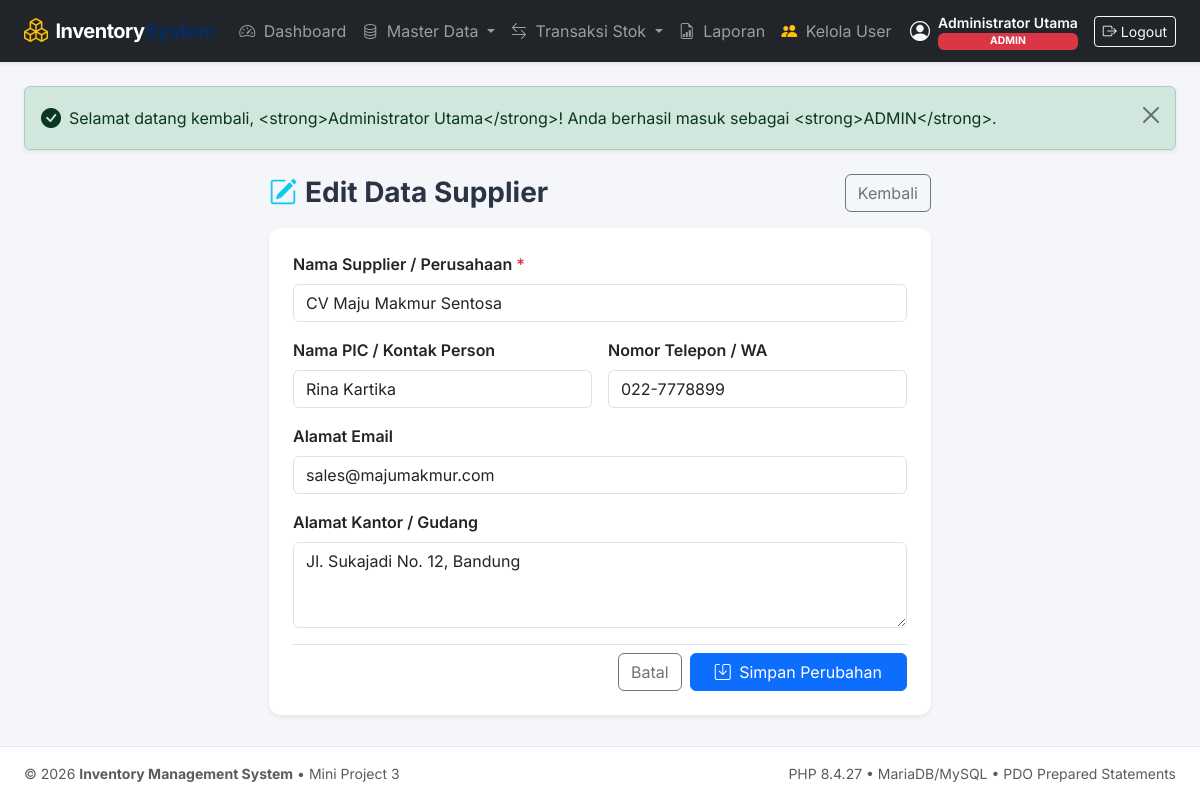
The app's page /suppliers/edit.php?id=2 (signed in) with its own data.
### tables this page shows
CREATE TABLE `suppliers` (
    `id` INT AUTO_INCREMENT PRIMARY KEY,
    `name` VARCHAR(150) NOT NULL,
    `contact_person` VARCHAR(100) NULL,
    `phone` VARCHAR(20) NULL,
    `email` VARCHAR(100) NULL,
    `address` TEXT NULL,
    `created_at` TIMESTAMP DEFAULT CURRENT_TIMESTAMP
);

### helpers/escape.php (called while the page is built, shortened)
<?php
if (!function_exists('e')) {
    function e($string): string
    {
        return htmlspecialchars((string)($string ?? ''), ENT_QUOTES, 'UTF-8');
    }
}

### public/suppliers/edit.php (the view, shortened to what this page needs)
<?php
require_once __DIR__ . '/../../config/database.php';
require_once __DIR__ . '/../../helpers/escape.php';
require_once __DIR__ . '/../../helpers/flash.php';
$id = (int)($_GET['id'] ?? 0);
$stmt = $pdo->prepare("SELECT * FROM suppliers WHERE id = :id");
$stmt->execute(['id' => $id]);
$supplier = $stmt->fetch();
$name = $supplier['name'];
$contact = $supplier['contact_person'];
$phone = $supplier['phone'];
$email = $supplier['email'];
$address = $supplier['address'];
require __DIR__ . '/../../views/header.php';
?>
<div class="row justify-content-center">
    <div class="col-lg-7">
        <div class="d-flex justify-content-between align-items-center mb-3">
            <h3 class="fw-bold mb-0"><i class="bi bi-pencil-square text-info me-2"></i>Edit Data Supplier</h3>
            <a href="index.php" class="btn btn-outline-secondary">Kembali</a>
        </div>
        <div class="card shadow-sm border-0">
            <div class="card-body p-4">
                <form method="POST" action="edit.php?id=<?= $id ?>">
                    <div class="mb-3">
                        <label for="name" class="form-label fw-semibold">Nama Supplier / Perusahaan <span class="text-danger">*</span></label>
                        <input type="text" class="form-control" id="name" name="name" value="<?= e($name) ?>" required>
                    </div>
                    <div class="row g-3 mb-3">
                        <div class="col-md-6">
                            <label for="contact_person" class="form-label fw-semibold">Nama PIC / Kontak Person</label>
                            <input type="text" class="form-control" id="contact_person" name="contact_person" value="<?= e($contact) ?>">
                        </div>
                        <div class="col-md-6">
                            <label for="phone" class="form-label fw-semibold">Nomor Telepon / WA</label>
                            <input type="text" class="form-control" id="phone" name="phone" value="<?= e($phone) ?>">
                        </div>
                    </div>
                    <div class="mb-3">
                        <label for="email" class="form-label fw-semibold">Alamat Email</label>
                        <input type="email" class="form-control" id="email" name="email" value="<?= e($email) ?>">
                    </div>
                    <div class="mb-3">
                        <label for="address" class="form-label fw-semibold">Alamat Kantor / Gudang</label>
                        <textarea class="form-control" id="address" name="address" rows="3"><?= e($address) ?></textarea>
                    </div>
                    <div class="d-flex justify-content-end gap-2 pt-2 border-top">
                        <a href="index.php" class="btn btn-outline-secondary">Batal</a>
                        <button type="submit" class="btn btn-primary px-4">
                            <i class="bi bi-save me-1"></i> Simpan Perubahan
                        </button>
                    </div>
                </form>
            </div>
        </div>
    </div>
</div>
<?php require __DIR__ . '/../../views/footer.php'; ?>

### views/header.php (style rules this page uses)
body { font-family: 'Inter', -apple-system, BlinkMacSystemFont, "Segoe UI", Roboto, sans-serif; background-color: #f4f6f9; color: #2b3445; min-height: 100vh; display: flex; flex-direction: column; }
.card { border: 1px solid rgba(0,0,0,0.06); border-radius: 0.75rem; box-shadow: 0 0.125rem 0.25rem rgba(0,0,0,0.04); }

### records on screen
suppliers: name "CV Maju Makmur Sentosa", contact_person "Rina Kartika", phone "022-7778899", email "sales@majumakmur.com", address "Jl. Sukajadi No. 12, Bandung"

### other values on screen
$user['full_name'] "Administrator Utama"
$role "ADMIN"
$msg['message'] "Selamat datang kembali, <strong>Administrator Utama</strong>! Anda berhasil masuk sebagai <strong>ADMIN</strong>."
PHP_VERSION "8.4.27"
